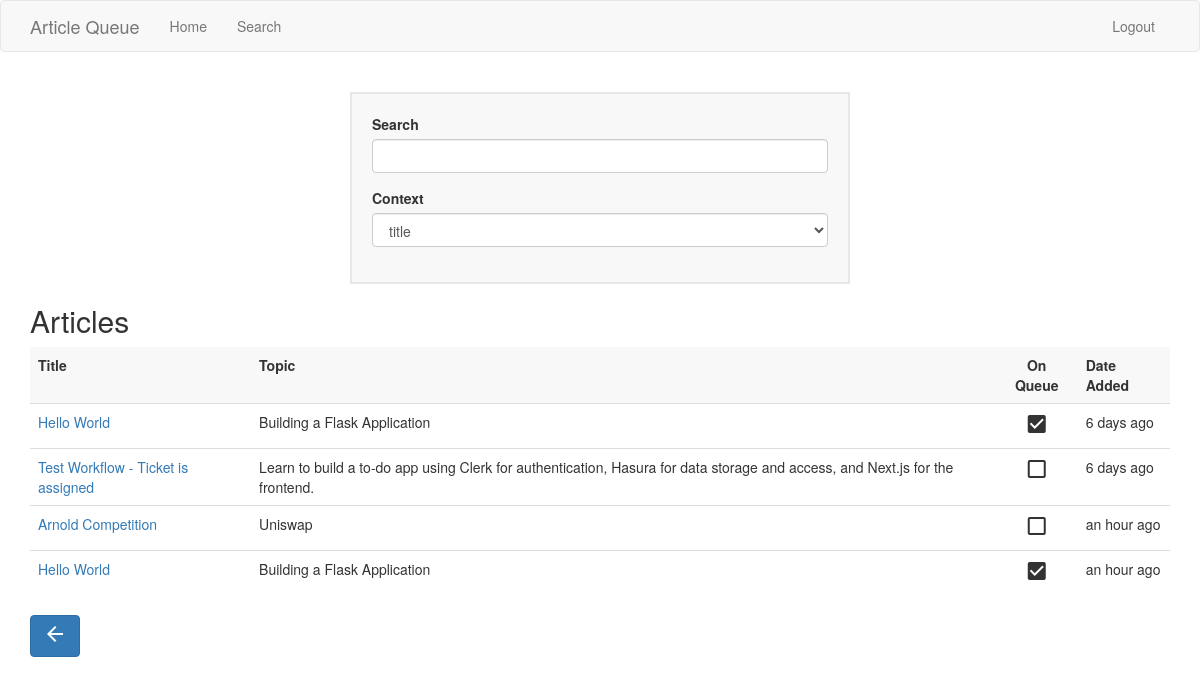
Page /search (signed in) on the committed database.
### app/models.py (models this page shows, shortened)
class Article(db.Model):
    id = db.Column(db.Integer, primary_key=True)
    title = db.Column(db.String(120), index=True)
    topic = db.Column(db.String(140), index=True)
    url = db.Column(db.String(120))
    timestamp = db.Column(db.DateTime, index=True, default=datetime.utcnow)
    has_read = db.Column(db.Boolean, default=False)
    user_id = db.Column(db.Integer, db.ForeignKey('user.id'))
    def on_queue(self, user):
        return user.articles.filter_by(url=self.url).count() > 0

### app/routes.py (the view)
@app.route('/search')
@login_required
def search():
  form = SearchForm()
  articles = Article.query.all()
  context = request.args.get('context')
  if context == 'title':
    title = request.args.get('query')
    article_query = Article.query.filter(Article.title.like('%'+title+'%'))
    articles = [ article for article in article_query ]
  elif context == 'topic':
    topic = request.args.get('query')
    article_query = Article.query.filter(Article.topic.like('%'+topic+'%'))
    articles = [ article for article in article_query ]
  return render_template('search.html', form=form, articles=articles)

### app/forms.py
class SearchForm(FlaskForm):
    query = StringField('Search', validators=[DataRequired()])
    context = SelectField('Context', choices=['title', 'topic'], validators=[DataRequired()])
    def __init__(self, *args, **kwargs):
        if 'formdata' not in kwargs:
            kwargs['formdata'] = request.args
        if 'csrf_enabled' not in kwargs:
            kwargs['csrf_enabled'] = False
        super(SearchForm, self).__init__(*args, **kwargs)

### app/models.py (called while the page is built)
@login.user_loader
def load_user(id):
    return User.query.get(int(id))

### app/templates/search.html (shortened to what this page needs)
{% extends "base.html" %} {% import 'bootstrap/wtf.html' as wtf %} {% block
page_content %}
<div>
  <div class="card">{{ wtf.quick_form(form, method="GET") }}</div>
  {% if articles %}
  <div style="margin-top: 20px">
    <h2>Articles</h2>
    <table class="table">
      <thead class="table-header">
        <tr>
          <td>Title</td>
          <td>Topic</td>
          <td class="has-read-column">On Queue</td>
          <td>Date Added</td>
        </tr>
      </thead>
      <tbody class="article-list-body">
        {% for article in articles %} {% include
        'subtemplates/search_article.html' %} {% endfor %}
      </tbody>
    </table>
  </div>
  {% endif %} {% include 'subtemplates/back_button.html' %}
</div>
 {% endblock %}

### app/templates/subtemplates/search_article.html
{% block body %}
<tr class="article-row" id="{{ url_for( 'article', id=article.id ) }}">
  <td>
    <a href="{{ article.url }}" target="_blank">{{ article.title }}</a>
  </td>
  <td>{{ article.topic }}</td>
  <td class="has-read-column">
    {% if article.on_queue(current_user) %}
    <span class="material-icons"> check_box </span>
    {% else %}
    <span class="material-icons">check_box_outline_blank</span>
    {% endif %}
  </td>
  <td>{{ moment(article.timestamp).fromNow() }}</td>
</tr>
{% endblock %}

### app/static/css/main.css (style rules this page uses)
.card { width: 500px; background-color: #f8f8f8; border: #e7e7e7 2px solid; margin: 20px auto; padding: 20px; }
.table-header { font-weight: bold; background-color: #f8f8f8; }
.has-read-column { text-align: center; }

### rows in the picture
Article: title "Hello World", topic "Building a Flask Application", timestamp "6 days ago"
Article: title "Test Workflow - Ticket is assigned", topic "Learn to build a to-do app using Clerk for authentication, Hasura for data storage and access, and Next.js for the frontend.", timestamp "6 days ago"
Article: title "Arnold Competition", topic "Uniswap", timestamp "an hour ago"
Article: title "Hello World", topic "Building a Flask Application", timestamp "an hour ago"
